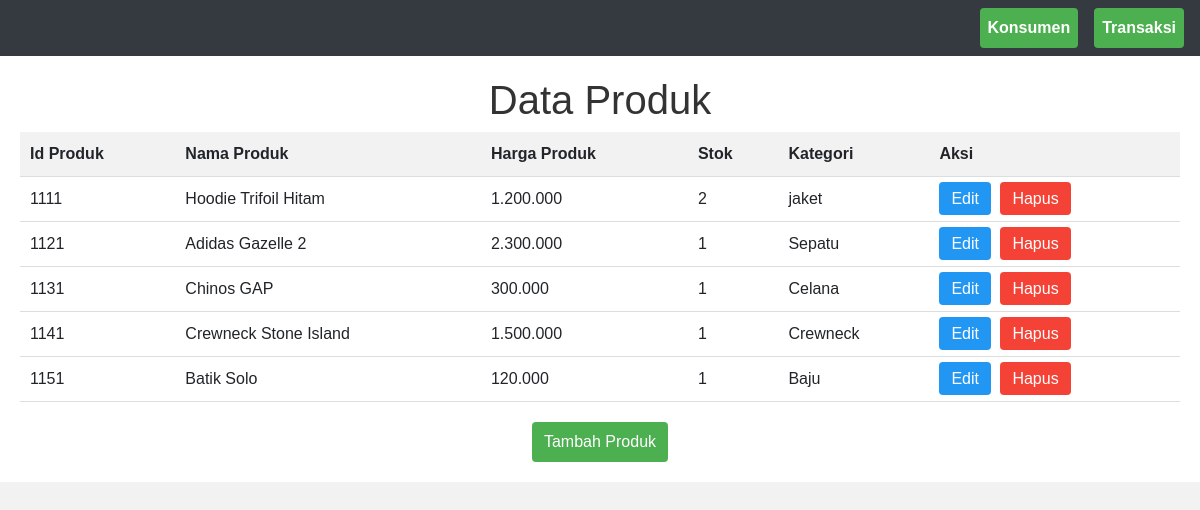
The page /admin/produk/tampil.php on the database its author committed.
### tables this page shows
CREATE TABLE `produk` (
  `id` int(10) NOT NULL,
  `nama` varchar(50) NOT NULL,
  `harga` varchar(20) NOT NULL,
  `stok` varchar(100) NOT NULL,
  `kategori` varchar(20) NOT NULL
);

### admin/produk/tampil.php (the view, shortened to what this page needs)
<?php
require 'koneksi.php';
$result = mysqli_query($conn, "SELECT * FROM produk");
?>
<!DOCTYPE html>
<html lang="en">
<head>
    <link rel="stylesheet" href="https://maxcdn.bootstrapcdn.com/bootstrap/4.5.2/css/bootstrap.min.css">
</head>
<body>
<nav class="navbar navbar-expand-lg navbar-dark bg-dark">
        <div class="collapse navbar-collapse" id="navbarNav">
            <ul class="navbar-nav ml-auto">
                <li class="nav-item active mr-3">
                    <a href="../../konsumen/tampil.php" class="nav-link" href="#">Konsumen</a>
                </li>
                <li class="nav-item">
                    <a href="../transaksi/tampil.php" class="nav-link" href="#">Transaksi</a>
                </li>
            </ul>
        </div>
    </nav>
    <div class="container">
        <h1>Data Produk</h1>
        <table>
            <tr>
                <th>Id Produk</th>
                <th>Nama Produk</th>
                <th>Harga Produk</th>
                <th>Stok</th>
                <th>Kategori</th>
                <th>Aksi</th>
            </tr>
            <?php while ($data = mysqli_fetch_array($result)) : ?>
                <tr>
                    <td><?= $data['id']; ?></td>
                    <td><?= $data['nama']; ?></td>
                    <td><?= $data['harga']; ?></td>
                    <td><?= $data['stok']; ?></td>
                    <td><?= $data['kategori']; ?></td>
                    <td>
                        <a href="edit.php?id=<?php echo $data['id']; ?>" class="edit-button" style="margin-right: 5px;">Edit</a>
                        <a href="hapus.php?id=<?php echo $data['id']; ?>" class="delete-button">Hapus</a>
                    </td>
                </tr>
            <?php endwhile; ?>
        </table>
        <div class="bottom-center">
            <a href="tambah.php" class="button">Tambah Produk</a>
        </div>
    </div>
</body>
</html>

### admin/produk/tampil.php (style rules this page uses)
body { font-family: Arial, sans-serif; background-color: #f2f2f2; margin: 0; padding: 0; }
.container { max-width: 100%; margin: 0 auto; padding: 20px; background-color: #fff; }
h1 { text-align: center; color: #333; }
a { text-decoration: none; color: #fff; background-color: #4CAF50; padding: 8px 12px; border-radius: 4px; }
table { width: 100%; border-collapse: collapse; }
th, td { padding: 10px; text-align: left; border-bottom: 1px solid #ddd; }
th { background-color: #f2f2f2; }
.navbar { background-color: #333; color: #fff; }
.navbar-nav .nav-item .nav-link { color: #fff; font-weight: bold; }
.edit-button { background-color: #2196F3; }
.delete-button { background-color: #f44336; }
.button { display: inline-block; padding: 8px 12px; background-color: #4CAF50; color: #fff; border: none; cursor: pointer; border-radius: 4px; }
.bottom-center { text-align: center; margin-top: 20px; display: flex; justify-content: center; }

### rows shown on the page
produk: id "1111", nama "Hoodie Trifoil Hitam", harga "1.200.000", stok "2", kategori "jaket"
produk: id "1121", nama "Adidas Gazelle 2", harga "2.300.000", stok "1", kategori "Sepatu"
produk: id "1131", nama "Chinos GAP", harga "300.000", stok "1", kategori "Celana"
produk: id "1141", nama "Crewneck Stone Island", harga "1.500.000", stok "1", kategori "Crewneck"
produk: id "1151", nama "Batik Solo", harga "120.000", stok "1", kategori "Baju"
